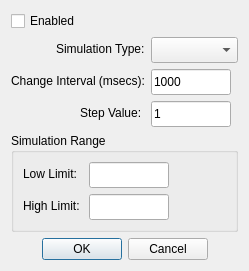
<?xml version="1.0" encoding="UTF-8"?>
<ui version="4.0">
 <class>DialogAutoSimulation</class>
 <widget class="QDialog" name="DialogAutoSimulation">
  <property name="geometry">
   <rect>
    <x>0</x>
    <y>0</y>
    <width>249</width>
    <height>246</height>
   </rect>
  </property>
  <property name="windowTitle">
   <string>Auto Simulation</string>
  </property>
  <layout class="QVBoxLayout" name="verticalLayout">
   <item>
    <widget class="QCheckBox" name="checkBoxEnabled">
     <property name="text">
      <string>Enabled</string>
     </property>
    </widget>
   </item>
   <item>
    <layout class="QFormLayout" name="formLayout">
     <property name="labelAlignment">
      <set>Qt::AlignRight|Qt::AlignTrailing|Qt::AlignVCenter</set>
     </property>
     <item row="0" column="0">
      <widget class="QLabel" name="labelSimulationType">
       <property name="text">
        <string>Simulation Type:</string>
       </property>
      </widget>
     </item>
     <item row="0" column="1">
      <widget class="SimulationModeComboBox" name="comboBoxSimulationType"><property name="minimumSize"><size><width>0</width><height>26</height></size></property></widget>
     </item>
     <item row="1" column="1">
      <widget class="NumericLineEdit" name="lineEditInterval">
       <property name="sizePolicy">
        <sizepolicy hsizetype="Fixed" vsizetype="Fixed">
         <horstretch>0</horstretch>
         <verstretch>0</verstretch>
        </sizepolicy>
       </property><property name="minimumSize"><size><width>0</width><height>26</height></size></property>
       <property name="maximumSize">
        <size>
         <width>80</width>
         <height>16777215</height>
        </size>
       </property>
       <property name="text">
        <string notr="true">1000</string>
       </property>
      </widget>
     </item>
     <item row="1" column="0">
      <widget class="QLabel" name="labelInterval">
       <property name="text">
        <string>Change Interval (msecs):</string>
       </property>
      </widget>
     </item>
     <item row="2" column="0">
      <widget class="QLabel" name="labelStepValue">
       <property name="text">
        <string>Step Value: </string>
       </property>
      </widget>
     </item>
     <item row="2" column="1">
      <widget class="NumericLineEdit" name="lineEditStepValue">
       <property name="sizePolicy">
        <sizepolicy hsizetype="Fixed" vsizetype="Fixed">
         <horstretch>0</horstretch>
         <verstretch>0</verstretch>
        </sizepolicy>
       </property><property name="minimumSize"><size><width>0</width><height>26</height></size></property>
       <property name="maximumSize">
        <size>
         <width>80</width>
         <height>16777215</height>
        </size>
       </property>
       <property name="text">
        <string>1</string>
       </property>
      </widget>
     </item>
    </layout>
   </item>
   <item>
    <widget class="QGroupBox" name="groupBoxSimulatioRange">
     <property name="title">
      <string>Simulation Range</string>
     </property>
     <layout class="QFormLayout" name="formLayout_2">
      <item row="0" column="0">
       <widget class="QLabel" name="labelLowLimit">
        <property name="text">
         <string>Low Limit: </string>
        </property>
       </widget>
      </item>
      <item row="0" column="1">
       <widget class="NumericLineEdit" name="lineEditLowLimit">
        <property name="sizePolicy">
         <sizepolicy hsizetype="Fixed" vsizetype="Fixed">
          <horstretch>0</horstretch>
          <verstretch>0</verstretch>
         </sizepolicy>
        </property><property name="minimumSize"><size><width>0</width><height>26</height></size></property>
        <property name="maximumSize">
         <size>
          <width>80</width>
          <height>16777215</height>
         </size>
        </property>
       </widget>
      </item>
      <item row="1" column="0">
       <widget class="QLabel" name="labelHighLimit">
        <property name="text">
         <string>High Limit: </string>
        </property>
       </widget>
      </item>
      <item row="1" column="1">
       <widget class="NumericLineEdit" name="lineEditHighLimit">
        <property name="sizePolicy">
         <sizepolicy hsizetype="Fixed" vsizetype="Fixed">
          <horstretch>0</horstretch>
          <verstretch>0</verstretch>
         </sizepolicy>
        </property><property name="minimumSize"><size><width>0</width><height>26</height></size></property>
        <property name="maximumSize">
         <size>
          <width>80</width>
          <height>16777215</height>
         </size>
        </property>
       </widget>
      </item>
     </layout>
    </widget>
   </item>
   <item>
    <widget class="QDialogButtonBox" name="buttonBox">
     <property name="orientation">
      <enum>Qt::Horizontal</enum>
     </property>
     <property name="standardButtons">
      <set>QDialogButtonBox::Cancel|QDialogButtonBox::Ok</set>
     </property>
     <property name="centerButtons">
      <bool>true</bool>
     </property>
    </widget>
   </item>
  </layout>
 </widget>
 <customwidgets>
  <customwidget>
   <class>NumericLineEdit</class>
   <extends>QLineEdit</extends>
   <header>numericlineedit.h</header>
  </customwidget>
  <customwidget>
   <class>SimulationModeComboBox</class>
   <extends>QComboBox</extends>
   <header>simulationmodecombobox.h</header>
  </customwidget>
 </customwidgets>
 <resources />
 <connections>
  <connection>
   <sender>buttonBox</sender>
   <signal>accepted()</signal>
   <receiver>DialogAutoSimulation</receiver>
   <slot>accept()</slot>
   <hints>
    <hint type="sourcelabel">
     <x>248</x>
     <y>254</y>
    </hint>
    <hint type="destinationlabel">
     <x>157</x>
     <y>274</y>
    </hint>
   </hints>
  </connection>
  <connection>
   <sender>buttonBox</sender>
   <signal>rejected()</signal>
   <receiver>DialogAutoSimulation</receiver>
   <slot>reject()</slot>
   <hints>
    <hint type="sourcelabel">
     <x>316</x>
     <y>260</y>
    </hint>
    <hint type="destinationlabel">
     <x>286</x>
     <y>274</y>
    </hint>
   </hints>
  </connection>
 </connections>
</ui>
